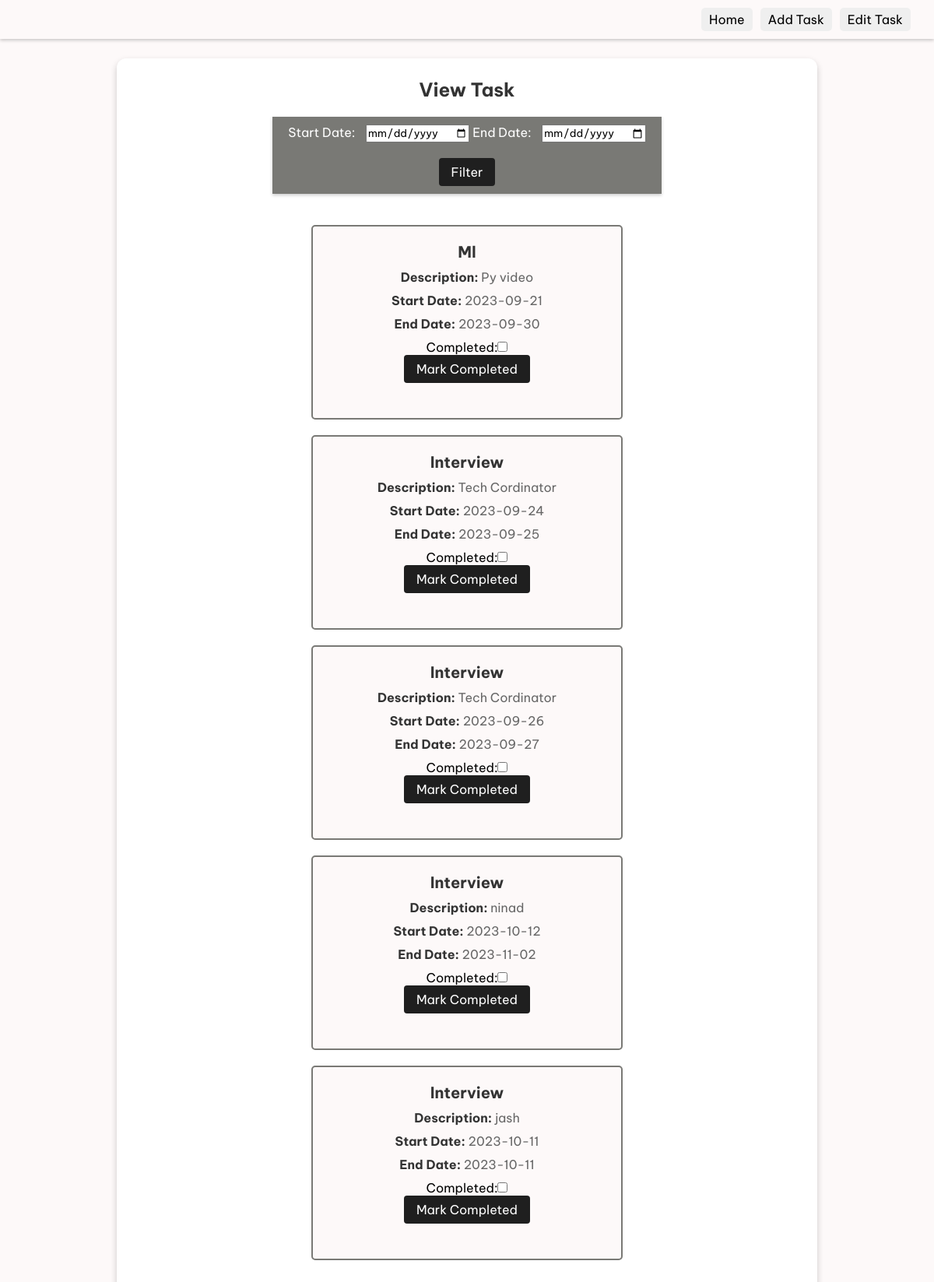
/view.php (signed in), run on the app's committed database.
### tables this page shows
CREATE TABLE `add_task` (
  `tsk_id` int(100) NOT NULL,
  `user_id` int(100) NOT NULL,
  `task_name` varchar(300) NOT NULL,
  `task_dis` varchar(500) NOT NULL,
  `st_date` date NOT NULL,
  `end_date` date NOT NULL
);

### view.php (the view, shortened to what this page needs)
<?php
    include("connection.php");
    $loggedInUsername = $_SESSION['username'];
    $stmt = $conn->prepare("SELECT user_id FROM users WHERE username = ?");
    $stmt->bind_param("s", $loggedInUsername);
    $stmt->execute();
    $result = $stmt->get_result();
    if ($result->num_rows === 1) {
        $row = $result->fetch_assoc();
        $user_id = $row['user_id'];
    } else {
        exit();
    }
    if (isset($_POST['filter'])) {
        $start_date = $_POST['start_date'];
        $end_date = $_POST['end_date'];
        $sql = "SELECT task_name, task_dis, st_date, end_date FROM add_task
                WHERE user_id = ? AND st_date >= ? AND end_date <= ?";
        $stmt = $conn->prepare($sql);
        $stmt->bind_param("iss", $user_id, $start_date, $end_date);
        $stmt->execute();
        $result = $stmt->get_result();
    } else {
        $sql = "SELECT task_name, task_dis, st_date, end_date FROM add_task WHERE user_id = ?";
        $stmt = $conn->prepare($sql);
        $stmt->bind_param("i", $user_id);
        $stmt->execute();
        $result = $stmt->get_result();
    }
?>
<!DOCTYPE html>
<html lang="en">
<head>
</head>
<body>
    <div class="navbar">
        <a href="home.php"><button class="btn-pink btn-project">Home</button></a>
        <a href="add.php"><button class="btn-pink btn-project">Add Task</button></a>
        <a href="edit.php"><button class="btn-pink btn-project">Edit Task</button></a>
    </div>
    <div class="container">
        <h1 class="title">View Task</h1>
        <form method="POST" action="" class="date-filter">
            <label for="start_date">Start Date:</label>
            <input type="date" id="start_date" name="start_date">
            <label for="end_date">End Date:</label>
            <input type="date" id="end_date" name="end_date"><br><br>
            <input type="submit" name="filter" value="Filter" class="filter-button">
        </form>
        <br> <br>
        <?php
        while ($row = $result->fetch_assoc()) {
            $task_name = $row["task_name"];
            $task_dis = $row["task_dis"];
            $st_date = $row["st_date"];
            $end_date = $row["end_date"];
            echo '<div class="task-card">';
            echo '<h2 class="task-title">' . $task_name . '</h2>';
            echo '<p class="task-info"><strong>Description:</strong> ' . $task_dis . '</p>';
            echo '<p class="task-info"><strong>Start Date:</strong> ' . $st_date . '</p>';
            echo '<p class="task-info"><strong>End Date:</strong> ' . $end_date . '</p>';
            echo '<form method="POST" action="">';
            echo '<label for="completed">Completed:</label>';
            echo '<input type="checkbox" id="completed" name="completed" value="' . $task_name . '">';
            echo '<br>';
            echo '<input type="submit" name="mark_completed" value="Mark Completed" class="filter-button">';
            echo '</form>';
            echo '</div>';
        }
        ?>
    </div>
</body>
</html>

### view.php (style rules this page uses)
body { font-family: Arial, sans-serif; background-color: rgb(253, 249, 249); margin: 0; padding: 0; height: 100vh; }
* { margin:0; padding:0; box-sizing: border-box; font-family: "Be Vietnam Pro", sans-serif; scroll-behavior: smooth; }
.navbar { width: 100%; display: flex; justify-content: flex-end; padding: 10px 20px; box-shadow: 0 2px 4px rgba(0, 0, 0, 0.2); }
.navbar button { border: none; border-radius: 5px; cursor: pointer; font-size: 16px; margin-right: 10px; padding: 5px 10px; transition: background-color 0.3s; }
.container { display: flex; flex-direction: column; align-items: center; justify-content: center; width: 95%; max-width: 900px; background-color: #fff; border-radius: 12px; box-shadow: 0 4px 8px rgba(0, 0, 0, 0.2); text-align: center; padding: 25px; animation: fade-in 1s ease-in-out; margin: 25px auto; }
.title { color: #333; font-size: 24px; margin-bottom: 20px; }
.task-card { align-items: center; border: 2px solid #797975; border-radius: 5px; margin-bottom: 20px; padding: 20px; background-color:rgb(253, 249, 249); transition: transform 0.3s; animation: slide-in 0.5s ease-in-out; height: 250px; max-width: 400px; width: 100%; }
.task-title { color: #333; font-size: 20px; }
.task-info { margin: 10px 0; color: #666; }
.task-info strong { color: #333; }
.date-filter { display:block; background-color:#797975; color:#fff; align-items: center; margin-bottom: 20px; margin-block-end: auto; padding: 10px 20px; box-shadow: 0 2px 4px rgba(0, 0, 0, 0.2) }
.date-filter label { margin-right: 10px; }
.filter-button { background-color: #1f1f1f; color: #fff; border:0em; border-radius: 4px; cursor: pointer; font-size: 16px; padding: 8px 16px; transition: background-color 0.3s; }

### data on the page
add_task: task_name "Ml", task_dis "Py video", st_date "2023-09-21", end_date "2023-09-30"
add_task: task_name "Interview", task_dis "Tech Cordinator", st_date "2023-09-24", end_date "2023-09-25"
add_task: task_name "Interview", task_dis "Tech Cordinator", st_date "2023-09-26", end_date "2023-09-27"
add_task: task_name "Interview", task_dis "ninad", st_date "2023-10-12", end_date "2023-11-02"
add_task: task_name "Interview", task_dis "jash", st_date "2023-10-11", end_date "2023-10-11"
